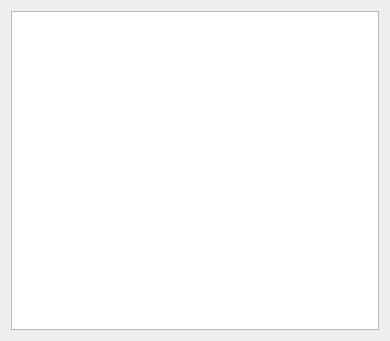
<?xml version="1.0" encoding="UTF-8"?>
<ui version="4.0">
 <class>VelocityPlanner</class>
 <widget class="QWidget" name="VelocityPlanner">
  <property name="geometry">
   <rect>
    <x>0</x>
    <y>0</y>
    <width>390</width>
    <height>341</height>
   </rect>
  </property>
  <property name="windowTitle">
   <string>VelocityPlanner</string>
  </property>
  <layout class="QVBoxLayout" name="verticalLayout">
   <item>
    <widget class="QtCharts::QChartView" name="graphicsView"/>
   </item>
  </layout>
 </widget>
 <customwidgets>
  <customwidget>
   <class>QtCharts::QChartView</class>
   <extends>QGraphicsView</extends>
   <header>qchartview.h</header>
  </customwidget>
 </customwidgets>
 <resources/>
 <connections/>
</ui>
